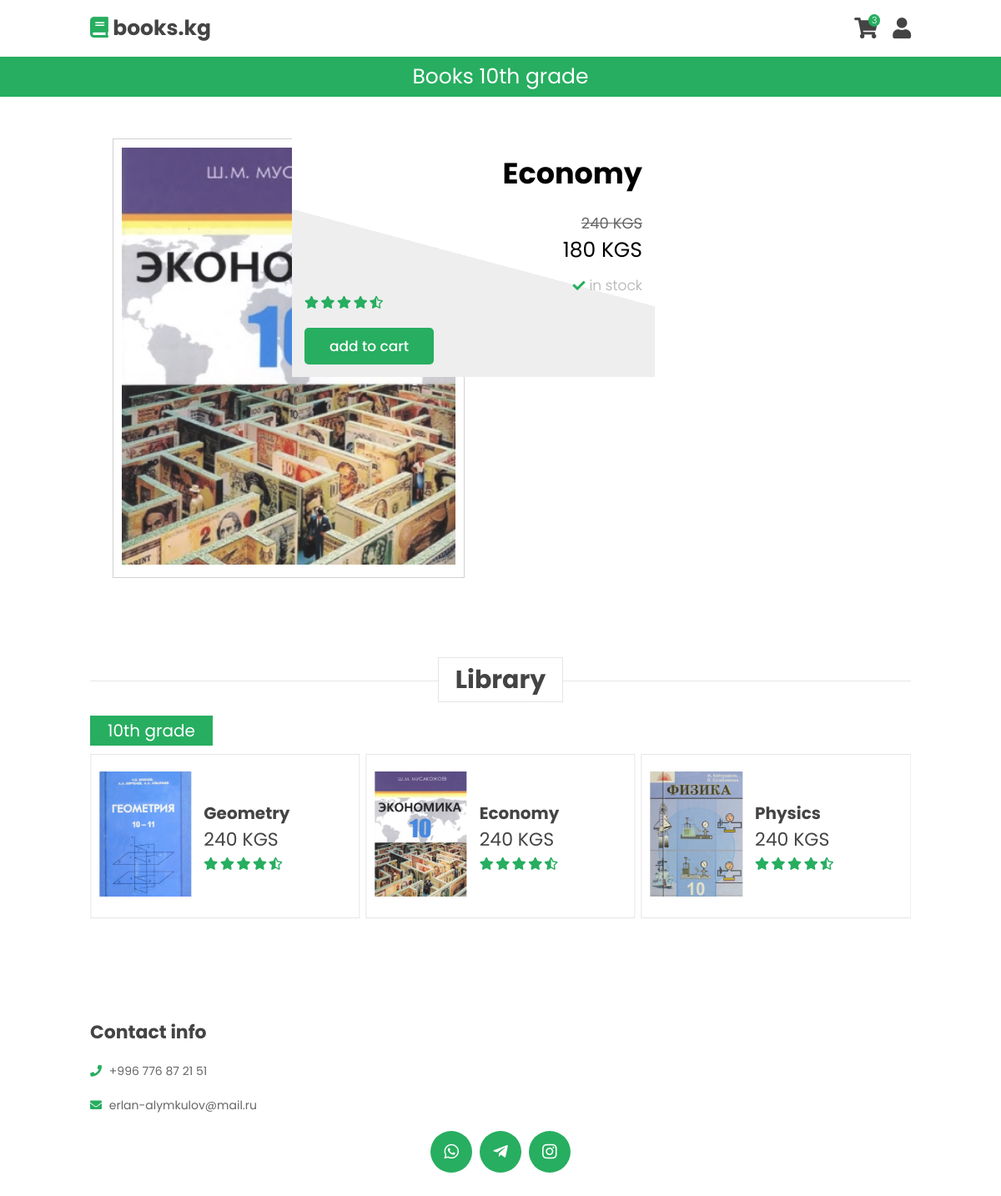
The page /pages/books-10.php?id=1 on the database its author committed.
### tables this page shows
CREATE TABLE `books_10` (
  `book_id` int(11) NOT NULL,
  `book_name` text NOT NULL,
  `book_image` varchar(100) NOT NULL,
  `book_price` int(11) NOT NULL,
  `book_price_discount` int(11) DEFAULT NULL
);

### pages/books-10.php (the view, shortened to what this page needs)
<?php
  require_once '../root/connect.php';
?>
<!DOCTYPE html>
<html lang="en">
<head>
  <link rel="stylesheet" href="../css/swiper.css" />
  <link rel="stylesheet" href="https://cdnjs.cloudflare.com/ajax/libs/font-awesome/5.15.4/css/all.min.css">
</head>
<body>
<?php require_once '../pages/assets/header.php'?>
    <div class="header-2" style="padding: 5px">
        <nav class="navbar">
            <div style="font-size: 25px; color: #fff;">Books 10th grade</div>
        </nav>
    </div>
</header>
<div class="books">
  <div class="books-wrapper">
    <div class="books-content">
      <?php
        $books = mysqli_query($connect, "SELECT * FROM `books_10` WHERE `book_id` = ".$_GET['id']);
        while ($bks = mysqli_fetch_assoc($books)) {
          ?>
          <div class="books-content-image"><img src="../<?php echo $bks['book_image']?>" alt=""></div>
            <div class="books-content-content">
              <div class="books-content-title"><h1><?php echo $bks['book_name']?></h1></div>
              <div class="books-content-price">
              <p>
                  <?php
                    if($bks['book_price_discount'] !== null) {
                      ?>
                        <s style="color: #666; font-size: 18px; text-decoration: line-through; display: block"><?php echo $bks['book_price']?> KGS</s>
                      <?
                      echo $bks['book_price_discount'];
                    } else {
                      echo $bks['book_price'];
                    }
                  ?>
                  KGS
                </p>
              </div>
              <div class="books-content-stock"><p><i class="fas fa-check" style="margin-right: 5px"></i>in stock</p></div>
              <div class="stars">
                <i class="fas fa-star"></i>
                <i class="fas fa-star"></i>
                <i class="fas fa-star"></i>
                <i class="fas fa-star"></i>
                <i class="fas fa-star-half-alt"></i>
              </div>
              <a href="#" class="btn">add to cart</a>
          </div>
          <?php
        }
      ?>
    </div>
  </div>
</div>
<section class="arrivals" id="arrivals">
  <h1 class="heading"> <span>Library</span> </h1>
  <div class="contribution">
      <div class="contribution-wrapper">
          <div class="contribution-content__button">
              <div>10th grade</div>
          </div>
      </div>
  </div>
  <div class="swiper arrivals-slider">
      <div class="swiper-wrapper">
      <?php
          $books_10_query = mysqli_query($connect, "SELECT * FROM `books_10`");
          while ($bks_10 = mysqli_fetch_assoc($books_10_query)) {
              ?>
                  <a href="books-10.php?id=<?php echo $bks_10['book_id']?>" class="swiper-slide box" style="width: 410px;">
                      <div class="image">
                          <img src="../<?php echo $bks_10['book_image']?>" alt="">
                      </div>
                      <div class="content">
                          <h3><?php echo $bks_10['book_name']?></h3>
                          <div class="price"><?php echo $bks_10['book_price']?> KGS</div>
                          <div class="stars">
                              <i class="fas fa-star"></i>
                              <i class="fas fa-star"></i>
                              <i class="fas fa-star"></i>
                              <i class="fas fa-star"></i>
                              <i class="fas fa-star-half-alt"></i>
                          </div>
                      </div>
                  </a>
              <?php
          }
      ?>
      </div>
  </div>
</section>
<?php require_once 'assets/footer.php'?>
</body>
</html>

### rows shown on the page
books_10: book_name "Economy", book_price "240", book_price_discount "180", shows a picture
books_10: shows a picture, book_name "Physics", book_price "240"
books_10: shows a picture, book_name "Geometry", book_price "240"

### other values the page prints
$amt['amount'] "3"
